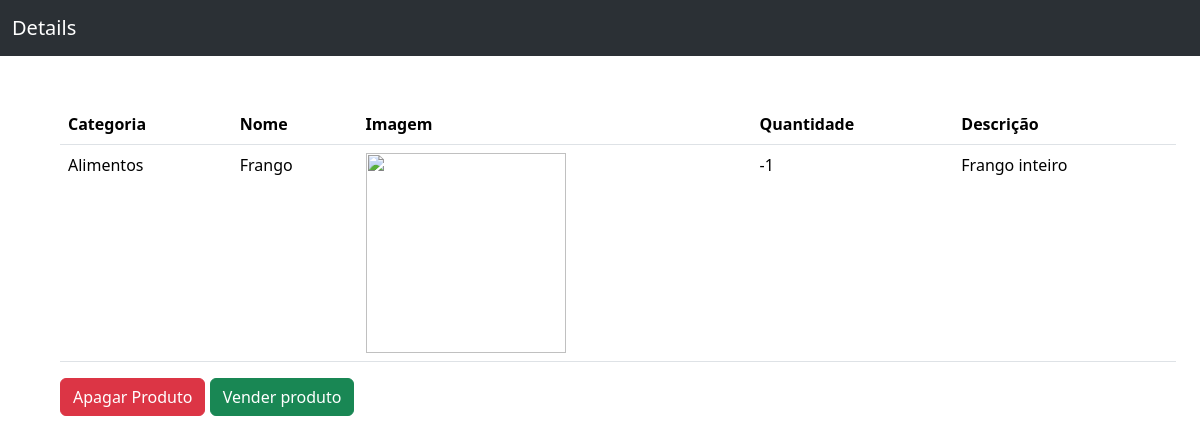
Screenshot of /products_detail/3/ with the database file from the repository.
### stock/models.py (models this page shows, shortened)
class Products(models.Model):
    user = models.ForeignKey(User, on_delete=models.CASCADE)
    name = models.CharField(max_length=255)
    category = models.ForeignKey(Categories, on_delete=models.CASCADE) #CASCADE = exclui todos produtos caso exclua a categoria
    picture = models.ImageField(blank=False)
    cod = models.IntegerField(unique=True)
    price = models.DecimalField(max_digits=12, decimal_places=2)
    description = models.TextField()
    qtd = models.IntegerField()
    discount = models.IntegerField()
    created_at = models.DateField()
    in_stock = models.BooleanField(default=False)
    class Meta:
        verbose_name = 'Product'
        verbose_name_plural = 'Products'

class Categories(models.Model):
    name = models.CharField(max_length=255)
    def __str__(self):
        return self.name
    class Meta:
        verbose_name = 'Category'
        verbose_name_plural = 'Categories'

### stock/views.py (the view)
# urls.py: path('products_detail/<int:id>/', views.products_detail, name='products_detail'),
def products_detail(request, id):
    product = Products.objects.get(id=id)
    return render(request, 'pages/products_detail.html', {'product' : product})

### stock/templates/pages/products_detail.html (shortened to what this page needs)
<!DOCTYPE html>
<html lang="en">
<head>
    <link rel="stylesheet" href="https://cdn.jsdelivr.net/npm/bootstrap@5.3.2/dist/css/bootstrap.min.css">
</head>
<body>
    <nav class="navbar bg-dark navbar-expand-lg bg-body-tertiary" data-bs-theme="dark">
        <div class="container-fluid">
          <a class="navbar-brand" href="{% url 'home' %}">Details</a>
        </div>
    </nav>
    <div class="container m-5">
      <table class="table">
      <thead>
        <tr>
          <th scope="col">Categoria</th>
          <th scope="col">Nome</th>
          <th scope="col">Imagem</th>
          <th scope="col">Quantidade</th>
          <th scope="col">Descrição</th>
        </tr>
      </thead>
      <tbody>
        <tr>
          <td>{{ product.category }}</td>
          <td>{{ product.name }}</td>
          <td>
              <img src="{{product.picture.url}}" alt="">
          </td>
          <td>{{ product.qtd }}</td>
          <td>{{ product.description }}</td>
        </tr>
      </tbody>
    </table>
    <section >
      <a href="{% url 'delete-product' product.id %}" class="btn btn-danger" href="#" role="button">Apagar Produto</a>
      <a href="{% url 'sell-product' product.id %}" class="btn btn-success" href="#" role="button">Vender produto</a>
    </section></div>
</body>
</html>

### stock/templates/pages/products_detail.html (style rules this page uses)
img { height: 200px; width: 200px; }

### rows the page displays
Products: category "Alimentos", name "Frango", qtd "-1", description "Frango inteiro"
